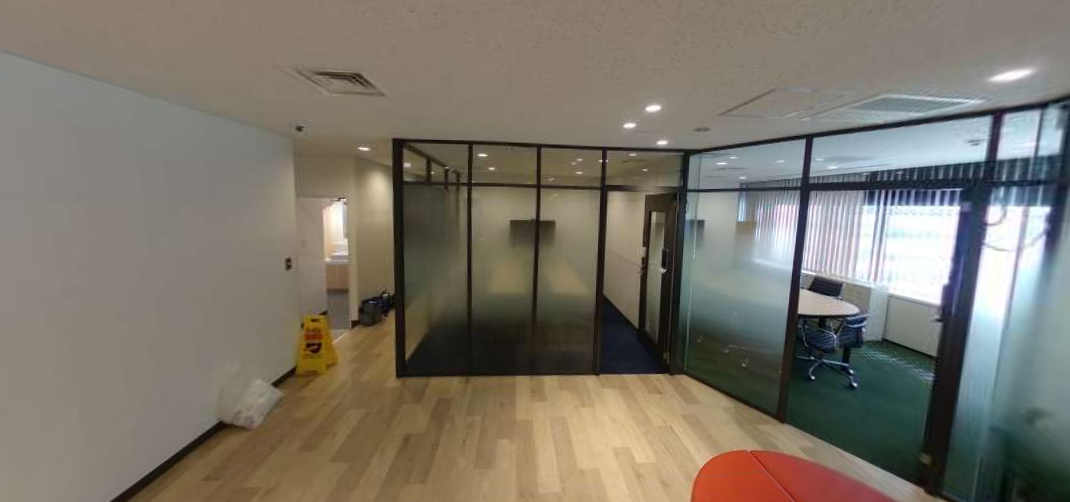
#> input picture 2_差分画像の生成/02_画像比較して異なる箇所が分かる画像を生成するプログラム/image3.png, 1070 x 502 px
$ python main2_02.py
#> lines starting #> are read from the running program, lines starting #| are printed output that depends on the picture
### 1_類似度の算出/02_２画像の画素値を比較し類似度を算出/opencv_japanese.py
import numpy as np
import cv2
import os

def imread(fileName, flags=cv2.IMREAD_COLOR, dtype=np.uint8):
#> called with flags = 1
    try:
        n = np.fromfile(fileName, dtype)
        img = cv2.imdecode(n, flags)
#> img is the input picture: shape (502, 1070, 3); mean B, G, R 105.8, 117.3, 123.5
        return img
    except Exception as e:
        print(e)
        return None


def imwrite(fileName, img, params=None):
    try:
        ext = os.path.splitext(fileName)[1]
        result, n = cv2.imencode(ext, img, params)

        if result:
            with open(fileName, mode='w+b') as f:
                n.tofile(f)
            return True
        else:
            return False

    except Exception as e:
        print(e)
        return False

### 2_差分画像の生成/02_画像比較して異なる箇所が分かる画像を生成するプログラム/main2_02.py
"""
画像比較して異なる箇所を別画像で表示
↓を参考に
https://note.nkmk.me/python-opencv-numpy-image-difference/
"""

import cv2, os
import numpy as np
from opencv_japanese import imread, imwrite

dirname =  os.path.dirname(__file__)

img_1 = imread(dirname + '\\image3.png')
img_2 = imread(dirname + '\\image4.png')
#> call 2 of imread, with flags = 1
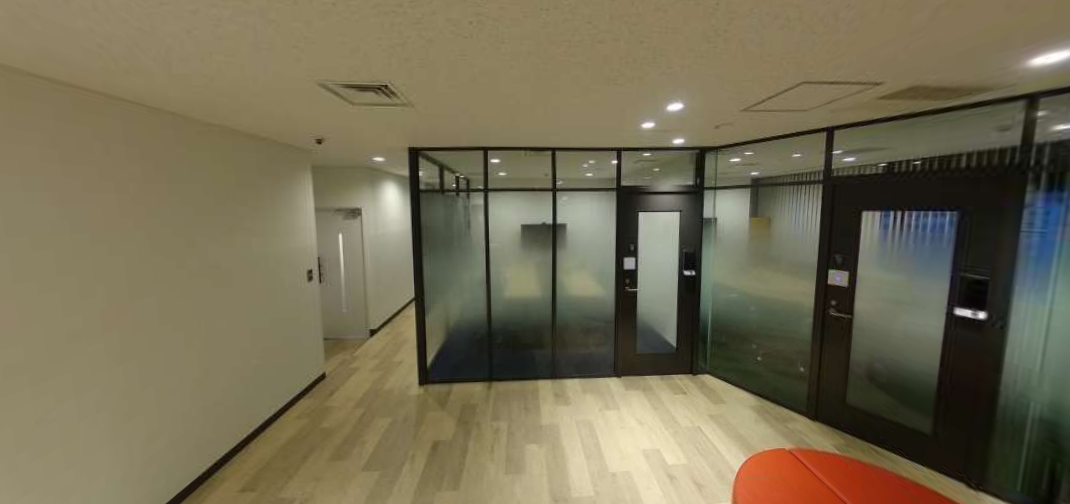
#> input picture 2_差分画像の生成/02_画像比較して異なる箇所が分かる画像を生成するプログラム/image4.png, 1070 x 504 px
#> in imread, img is the input picture: shape (504, 1070, 3); mean B, G, R 83.7, 108.6, 116.6

height = img_1.shape[0]
#> height = 502
width = img_1.shape[1]
#> width = 1070

img_size = (int(width), int(height))
#> img_size = (1070, 502)

# 画像をリサイズする
image1 = cv2.resize(img_1, img_size)
image2 = cv2.resize(img_2, img_size)

# ２画像の差異を計算
im_diff = image1.astype(int) - image2.astype(int)
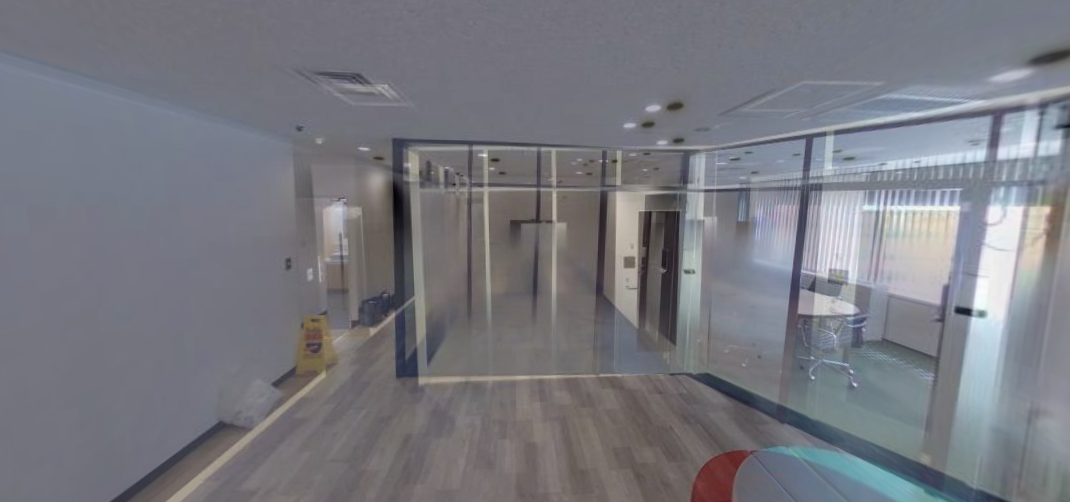
#> im_diff: shape (502, 1070, 3) int64; mean B, G, R 22.1, 8.8, 6.9; drawn with min black and max white

# 単純に差異をそのまま出力する
imwrite(dirname + '/output/01_diff.png', im_diff)

# 差異が無い箇所を中心（灰色：128）とし、そこからの差異を示す
imwrite(dirname + '/output/02_diff_center.png', im_diff + 128)

# 差異が無い箇所を中心（灰色：128）とし、差異を2で割った商にする（差異を-128～128にしておきたいため）
im_diff_center = np.floor_divide(im_diff, 2) + 128
imwrite(dirname + '/output/03_diff_center.png', im_diff_center)
